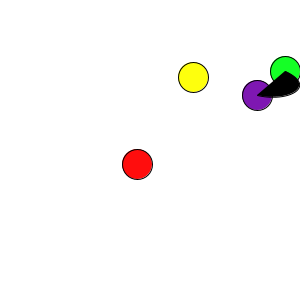
Frame 1 (no input)
Frame 60 (the mouse pressed at the canvas centre just before this capture): identical to frame 1, image omitted
Frame 120 (the mouse held since frame 60 and released just before this capture): identical to frame 1, image omitted

The Processing sketch that drew this single still picture (run headless with seeded random() and noise(); from frame 60 on, the mouse is pressed at the canvas centre):

// Processing sketch: Assignment1_Part_3
// ── Assignment1_Part_3.pde
int maxsize = 300;
PVector point1 = randomPoint();
PVector point2 = randomPoint();
PVector point3 = randomPoint();
PVector point4 = randomPoint();
PVector cx1 = randomPoint();
PVector cy1 = randomPoint();
PVector cx2 = randomPoint();
PVector cy2 = randomPoint();
float x1, x2, y1, y2;
int a = randomNum();
int b = randomNum();
boolean clicked = false;
boolean pressed = false;

void settings()
{
  size(maxsize,maxsize);
}

//Sets up the drawing, making sure b is not equal to a.
void setup()
{
  ellipseMode(CENTER);
  background(#ffffff);
  while(b == a)
  {
    b = randomNum();
  }
} 

//Draws the circles and "ellipses". Updates according to changes made.
//Takes many case statements to assign point variables.
void draw()
{
  if(pressed)
  {
    background(#000000);
  }
  else
    background(#ffffff);
  
  fill(#FEFF0D);
  ellipse(point1.x,point1.y,30,30);
  fill(#15FF26);
  ellipse(point2.x,point2.y,30,30);
  fill(#7E17B2);
  ellipse(point3.x,point3.y,30,30);
  fill(#FF0D0D);
  ellipse(point4.x,point4.y,30,30);

  if(clicked)
  {
    fill(#F7FF17);
  }
  else if(pressed)
    fill(#ffffff);
  else
    fill(#000000);

  switch(a)
  {
    case 1:
      x1 = point1.x;
      y1 = point1.y;
      break;
    case 2:
      x1 = point2.x;
      y1 = point2.y;
      break;
    case 3:
      x1 = point3.x;
      y1 = point3.y;
      break;
    case 4:
      x1 = point4.x;
      y1 = point4.y;
      break;
  }
  
  switch(b)
  {
    case 1:
      x2 = point1.x;
      y2 = point1.y;
      break;
    case 2:
      x2 = point2.x;
      y2 = point2.y;
      break;
    case 3:
      x2 = point3.x;
      y2 = point3.y;
      break;
    case 4:
      x2 = point4.x;
      y2 = point4.y;
      break;
  }
  
  if(pressed)
    bezier(x1, y1, cx1.x, cx1.y, cy1.x, cy1.y, x2, y2);
  else
    curve(cx1.x, cx1.y, x1, y1, x2, y2, cy1.x, cy1.y);
}

//Responds to the mouse being clicked.
void mouseClicked()
{
  if(!clicked)
    clicked = true;
  else
    clicked = false;
}

//Responds to any key pressed.
void keyPressed()
{
  if(!pressed)
    pressed = true;
  else
    pressed = false;
}

//Returns a random PVector corresponding to a point
//on the drawing.
PVector randomPoint()
{
  return( new PVector(
  ((int)random(0, maxsize)),
  ((int)random(0, maxsize))));
}

//Returns a random integer from 1 to 4.
int randomNum()
{
  return((int)random(1,4));
}
